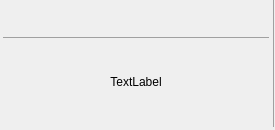
<?xml version="1.0" encoding="UTF-8"?>
<ui version="4.0">
 <class>RibbonButtonGroup</class>
 <widget class="QWidget" name="RibbonButtonGroup">
  <property name="geometry">
   <rect>
    <x>0</x>
    <y>0</y>
    <width>275</width>
    <height>130</height>
   </rect>
  </property>
  <property name="sizePolicy">
   <sizepolicy hsizetype="Preferred" vsizetype="Preferred">
    <horstretch>0</horstretch>
    <verstretch>0</verstretch>
   </sizepolicy>
  </property>
  <property name="windowTitle">
   <string>Form</string>
  </property>
  <layout class="QGridLayout" name="gridLayout">
   <property name="leftMargin">
    <number>0</number>
   </property>
   <property name="topMargin">
    <number>0</number>
   </property>
   <property name="rightMargin">
    <number>0</number>
   </property>
   <property name="bottomMargin">
    <number>3</number>
   </property>
   <property name="spacing">
    <number>0</number>
   </property>
   <item row="0" column="2">
    <widget class="Line" name="vLine">
     <property name="sizePolicy">
      <sizepolicy hsizetype="Fixed" vsizetype="Minimum">
       <horstretch>0</horstretch>
       <verstretch>0</verstretch>
      </sizepolicy>
     </property>
     <property name="styleSheet">
      <string notr="true">color: #a0a0a0</string>
     </property>
     <property name="frameShadow">
      <enum>QFrame::Plain</enum>
     </property>
     <property name="orientation">
      <enum>Qt::Vertical</enum>
     </property>
    </widget>
   </item>
   <item row="0" column="0">
    <layout class="QVBoxLayout" name="verticalLayout">
     <property name="spacing">
      <number>0</number>
     </property>
     <property name="leftMargin">
      <number>3</number>
     </property>
     <property name="rightMargin">
      <number>3</number>
     </property>
     <item>
      <layout class="QHBoxLayout" name="horizontalLayout">
       <property name="spacing">
        <number>3</number>
       </property>
      </layout>
     </item>
     <item>
      <widget class="Line" name="hLine">
       <property name="styleSheet">
        <string notr="true">color: #a0a0a0</string>
       </property>
       <property name="frameShadow">
        <enum>QFrame::Plain</enum>
       </property>
       <property name="lineWidth">
        <number>1</number>
       </property>
       <property name="orientation">
        <enum>Qt::Horizontal</enum>
       </property>
      </widget>
     </item>
     <item>
      <widget class="QLabel" name="label">
       <property name="sizePolicy">
        <sizepolicy hsizetype="Minimum" vsizetype="Maximum">
         <horstretch>0</horstretch>
         <verstretch>0</verstretch>
        </sizepolicy>
       </property>
       <property name="text">
        <string>TextLabel</string>
       </property>
       <property name="alignment">
        <set>Qt::AlignCenter</set>
       </property>
      </widget>
     </item>
    </layout>
   </item>
  </layout>
 </widget>
 <resources/>
 <connections/>
</ui>
